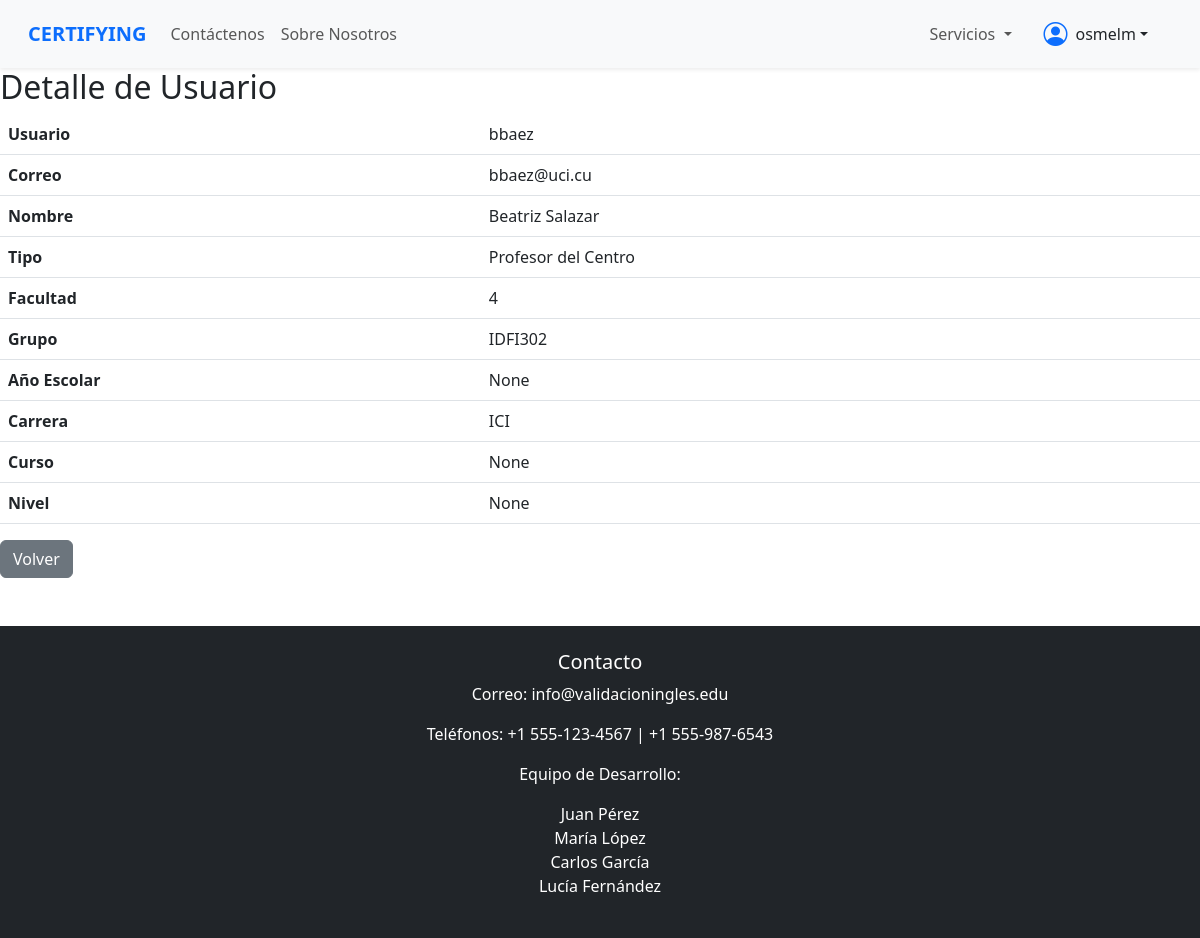
The page /usuarios/detalle/3/ (signed in) on the database its author committed.
### gestion/models.py (models this page shows, shortened)
class Usuario(AbstractUser):
    TIPO_USUARIO = [
        ('estudiante', 'Estudiante'),
        ('profesor', 'Profesor del Centro')
    ]
    anios =[
        ('1', 'primero'),
        ('2', 'segundo'),
        ('3', 'tercero'),
        ('4', 'cuarto'),
    ]
    tipo_usuario = models.CharField(max_length=20, choices=TIPO_USUARIO)
    facultad = models.CharField(max_length=20)
    grupo = models.CharField(max_length=20,null=True, blank=True)
    anio_escolar = models.CharField(max_length=30, choices=anios, null=True, blank=True)
    carrera = models.CharField(max_length=100,null=True, blank=True)
    curso = models.CharField(max_length=30, blank=True, null=True)
    nivel = models.CharField(max_length=10,null=True, blank=True)
    foto_perfil = models.ImageField(upload_to=ruta_foto_perfil, null=True, blank=True)

### gestion/vistas/vista_usuario.py (the view)
# urls.py: path('usuarios/detalle/<int:usuario_id>/', vista_usuario.detalle_usuario, name='detalle_usuario'),
def detalle_usuario(request, usuario_id):
    if not request.user.is_authenticated:
        messages.warning(request, "Debes iniciar sesión para acceder a esta página.")
        return redirect('login')
    usuario = get_object_or_404(Usuario, id=usuario_id)
    return render(request, 'usuarios/detalle_usuario.html', {'usuario': usuario})

### templates/usuarios/detalle_usuario.html
{% extends 'base.html' %}
{% block content %}
<h2>Detalle de Usuario</h2>
<table class="table">
    <tr><th>Usuario</th><td>{{ usuario.username }}</td></tr>
    <tr><th>Correo</th><td>{{ usuario.email }}</td></tr>
    <tr><th>Nombre</th><td>{{ usuario.first_name }} {{ usuario.last_name }}</td></tr>
    <tr><th>Tipo</th><td>{{ usuario.get_tipo_usuario_display }}</td></tr>
    <tr><th>Facultad</th><td>{{ usuario.facultad }}</td></tr>
    <tr><th>Grupo</th><td>{{ usuario.grupo }}</td></tr>
    <tr><th>Año Escolar</th><td>{{ usuario.get_anio_escolar_display }}</td></tr>
    <tr><th>Carrera</th><td>{{ usuario.carrera }}</td></tr>
    <tr><th>Curso</th><td>{{ usuario.curso }}</td></tr>
    <tr><th>Nivel</th><td>{{ usuario.nivel }}</td></tr>
</table>
<a href="{% url 'lista_usuarios' %}" class="btn btn-secondary">Volver</a>
{% endblock %}

### templates/base.html (shortened to what this page needs)
{% load static %}
<!DOCTYPE html>
<html lang="es">
<head>
    <link rel="stylesheet" href="{% static 'css/bootstrap.min.css' %}">
    <link rel="stylesheet" href="{% static 'css/bootstrap-icons.css' %}">
    <link rel="stylesheet" href="{% static 'css/base.css' %}">
</head>
<body style="margin: 0; padding: 0;">
<nav class="navbar navbar-expand-lg navbar-light bg-light shadow-sm px-3">
  <div class="container-fluid">
    <a class="navbar-brand fw-bold text-primary" href="{% url 'pagina_principal' %}">CERTIFYING</a>
    <div class="collapse navbar-collapse" id="navbarMain">
      <ul class="navbar-nav me-auto mb-2 mb-lg-0">
        <li class="nav-item">
          <a class="nav-link" href="#">Contáctenos</a>
        </li>
        <li class="nav-item">
          <a class="nav-link" href="#">Sobre Nosotros</a>
        </li>
      </ul>
      <ul class="navbar-nav mb-2 mb-lg-0 d-flex align-items-lg-center">
        <li class="nav-item dropdown me-lg-3">
          <a class="nav-link dropdown-toggle" href="#" id="serviciosDropdown" role="button" data-bs-toggle="dropdown" aria-expanded="false">
            Servicios
          </a>
        </li>
        {% if request.user.is_authenticated %}
        <li class="nav-item dropdown d-flex align-items-center me-lg-3">
          <a class="nav-link dropdown-toggle d-flex align-items-center text-reset text-decoration-none"
             href="#" id="usuarioDropdown" role="button" data-bs-toggle="dropdown" aria-expanded="false">
            <i class="bi bi-person-circle fs-4 text-primary me-2"></i>
            <span class="text-nowrap">{{ request.user.username }}</span>
          </a>
            <a class="dropdown-item" href="{% url 'perfil' %}">Perfil</a></li>
          </ul>
        {% else %}
        <li class="nav-item">
            <a href="{% url 'login' %}" class="btn btn-outline-primary  btn-sm">Iniciar sesión</a>
        </li>
        {% endif %}
    </div>
  </div>
</nav>
    <main id="main" style="margin: 0; padding: 0; width: 100%">
        {% block content %}
        {% endblock %}
    </main>
    <footer class="text-center mt-5 bg-dark text-white py-4">
        <h5>Contacto</h5>
        <p>Correo: info@validacioningles.edu</p>
        <p>Teléfonos: +1 555-123-4567 | +1 555-987-6543</p>
        <p>Equipo de Desarrollo:</p>
        <ul class="list-unstyled">
            <li>Juan Pérez</li>
            <li>María López</li>
            <li>Carlos García</li>
            <li>Lucía Fernández</li>
        </ul>
    </footer>
</body>
</html>

### static/css/base.css (style rules this page uses)
* { margin: 0; padding: 0; box-sizing: border-box; }
#main { width:100%; }

### rows shown on the page
Usuario: user.username "osmelm"
Usuario: username "bbaez", email "bbaez@uci.cu", first_name "Beatriz", last_name "Salazar", tipo_usuario "Profesor del Centro", facultad "4", grupo "IDFI302", anio_escolar "None", carrera "ICI", curso "None", nivel "None"
